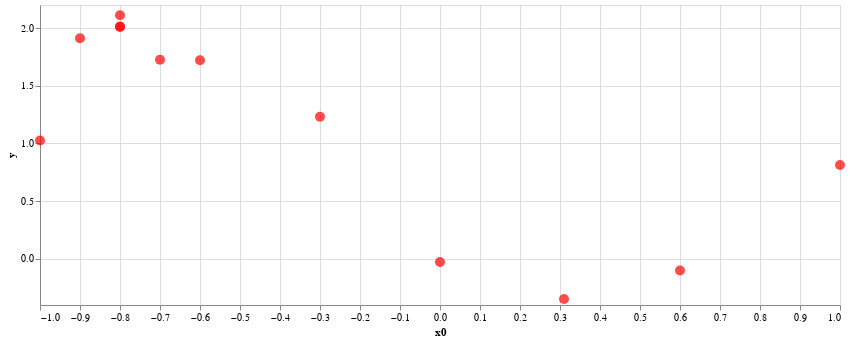

Notebook code cell kept with this figure:
### Markdown cell above
Repeatedly adjust the slider above and execute the following cell to make new evaluations and plot all the evaluations `y` so far.

### Code cell
y = blackbox1([x0.value])[0][0]
print(f'Evaluated black box at {x0.value}; result={y}')
blackbox1.plot_xy().properties(width=800, height=300)

### Figure 1 — Vega-Lite specification as saved in the notebook (floating-point values rounded to 4 significant figures)
{"config": {"view": {"continuousWidth": 400, "continuousHeight": 300}}, "data": {"name": "data-22f7dd97e8a8cf3be34e6c7960cb769b"}, "mark": {"type": "circle", "color": "red", "size": 100}, "encoding": {"x": {"type": "quantitative", "field": "x0", "scale": {"domain": [-1, 1]}}, "y": {"type": "quantitative", "field": "y"}}, "height": 300, "width": 800, "$schema": "https://vega.github.io/schema/vega-lite/v4.8.1.json", "datasets": {"data-22f7dd97e8a8cf3be34e6c7960cb769b": [{"x0": 0.0, "y": -0.02801}, {"x0": -0.6, "y": 1.721}, {"x0": 0.6, "y": -0.1012}, {"x0": -0.7, "y": 1.725}, {"x0": 1.0, "y": 0.8134}, {"x0": -1.0, "y": 1.025}, {"x0": -0.3, "y": 1.231}, {"x0": 0.31, "y": -0.3479}, {"x0": -0.8, "y": 2.009}, {"x0": -0.9, "y": 1.912}, {"x0": -0.8, "y": 2.111}, {"x0": -0.8, "y": 2.015}]}}
